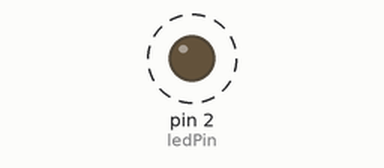
The sketch below on a simulated Arduino Uno, built with avr-gcc and run on an emulated ATmega328P. Shown: output pins drawn as LEDs (lit = HIGH). Dashed ring = blinking.

Above: at 0.05 s.
Timing chart, 0 to 3.0 s (numbered marks = the images above):
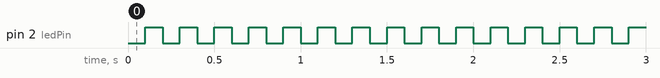

The sketch:

Exercise2.ino
```cpp
const int  ledPin =  2;        // the number of the LED pin
const long interval   = 100;   // interval at which to blink (milliseconds)

void setup()
{
  pinMode(ledPin, OUTPUT);     // set the digital pin as output:
}

void loop()
{
    digitalWrite(ledPin, 0);   // turn port off
    delay(interval);
    digitalWrite(ledPin, 1);   // turn port on
    delay(interval);
}
```

Measured:
- by itself, pin 2 (ledPin): alternates HIGH for 0.10 s and LOW for 0.10 s
